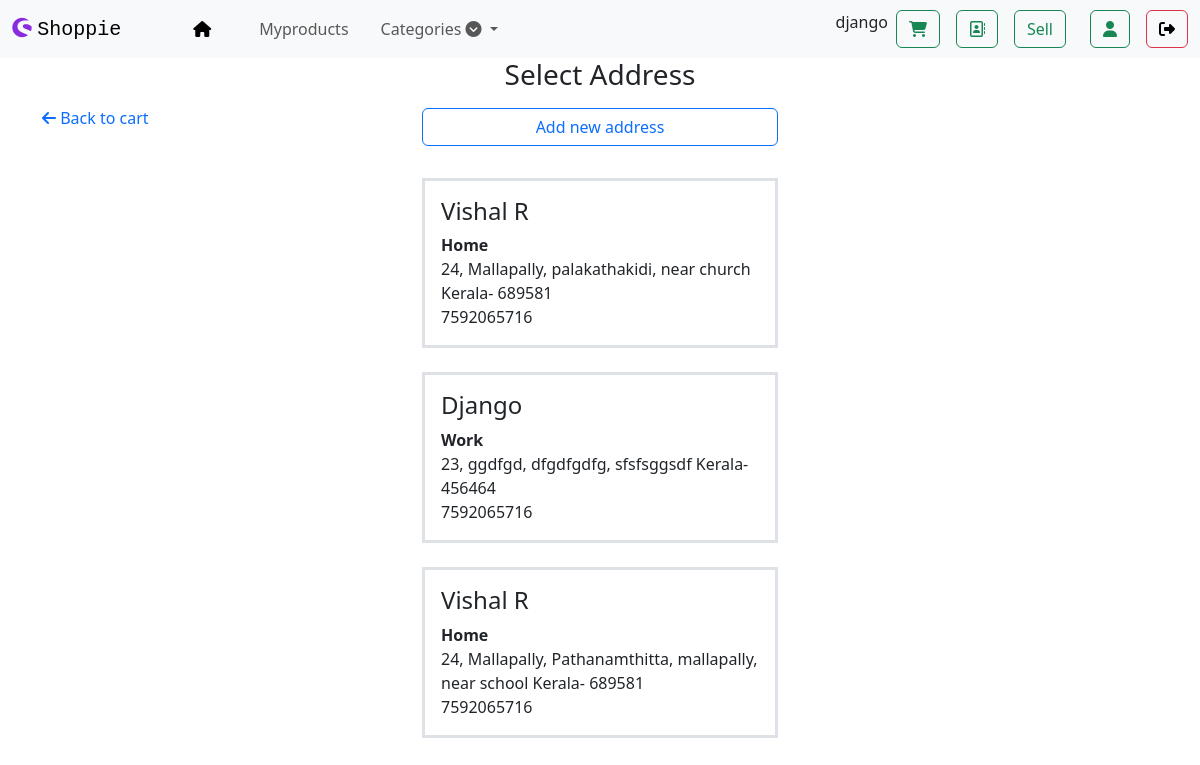
The page /select/address (signed in) on the database as committed earlier.
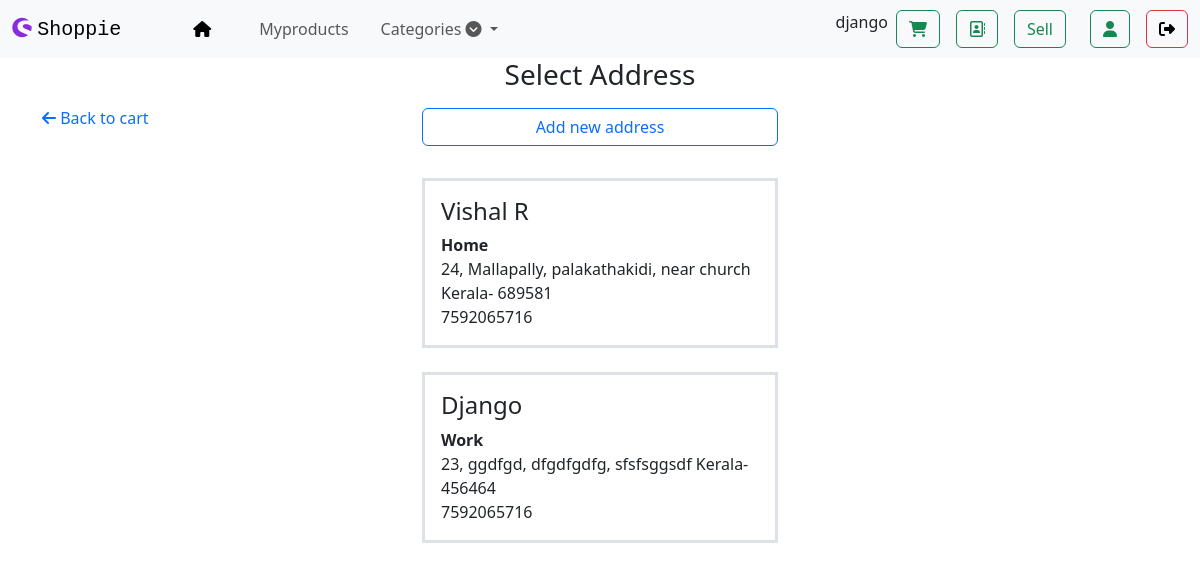
The same page on the database as committed later.
### cart/models.py (models this page shows, shortened)
class Address(models.Model):
    name = models.CharField(max_length=300)
    city = models.CharField(max_length=100 ,null=True)
    area = models.CharField(max_length=100 , null=True)
    pincode = models.PositiveIntegerField()
    house_no = models.CharField(max_length=300 , null=True)
    landmark = models.CharField(max_length=500 , null=True)
    phone_number = models.PositiveIntegerField()
    label = models.CharField(max_length=10,choices=address_choice,default="Home")
    user_object = models.ForeignKey(User,on_delete=models.CASCADE,related_name="detail")
    create_date = models.DateTimeField(auto_now=True)
    update_date = models.DateTimeField(auto_now_add=True)
    is_active   = models.BooleanField(default=True)

### cart/views.py (the view)
# urls.py: path("select/address",views.SelectAddressView.as_view(),name="select_address"),
class SelectAddressView(View):
    def get(self,request,*args,**kwargs):
        qs = Address.objects.filter(user_object=request.user)
        return render(request,"cart/selectaddress.html",{"address":qs})

### cart/templates/cart/selectaddress.html (shortened to what this page needs)
{%extends 'cart/base.html'%}
{%block main_block%}
<div class="container">
    <div class="row">
        <div class="col-4 mt-5">
            <a href="{%url 'cart_items' %}" class="text-decoration-none">  <i class="fa-solid fa-arrow-left"></i> Back to cart</a>
        </div>
        <div class="col-4">
            <h3 class="text-center">Select Address</h3>
            <a href="{%url 'address_on_payment'%}" class="btn btn-outline-primary my-2 form-control">Add new address</a>
        {%for a in address%}
        <a href="{%url 'checkout'%}" class="text-decoration-none text-dark">
        <div>
        <div class="my-4 border border-3 p-3">
           <div><h4 class="text-capitalize">{{a.name}}</h4><span><strong>{{a.label}}</strong></span></div>
           {{a.house_no}},
           {{a.city}},
           {{a.area}},
           {{a.landmark}}
           Kerala-
           {{a.pincode}} <br>
           {{a.phone_number}} <br>
        </a>
        </div>
        {%endfor%}
        </div>
{%endblock%}

Rows that differ between the two databases and show on the page:
removed Address: name "Vishal R", label "Home", house_no "24", city "Mallapally, Pathanamthitta", area "mallapally", landmark "near school", pincode "689581", phone_number "7592065716"
